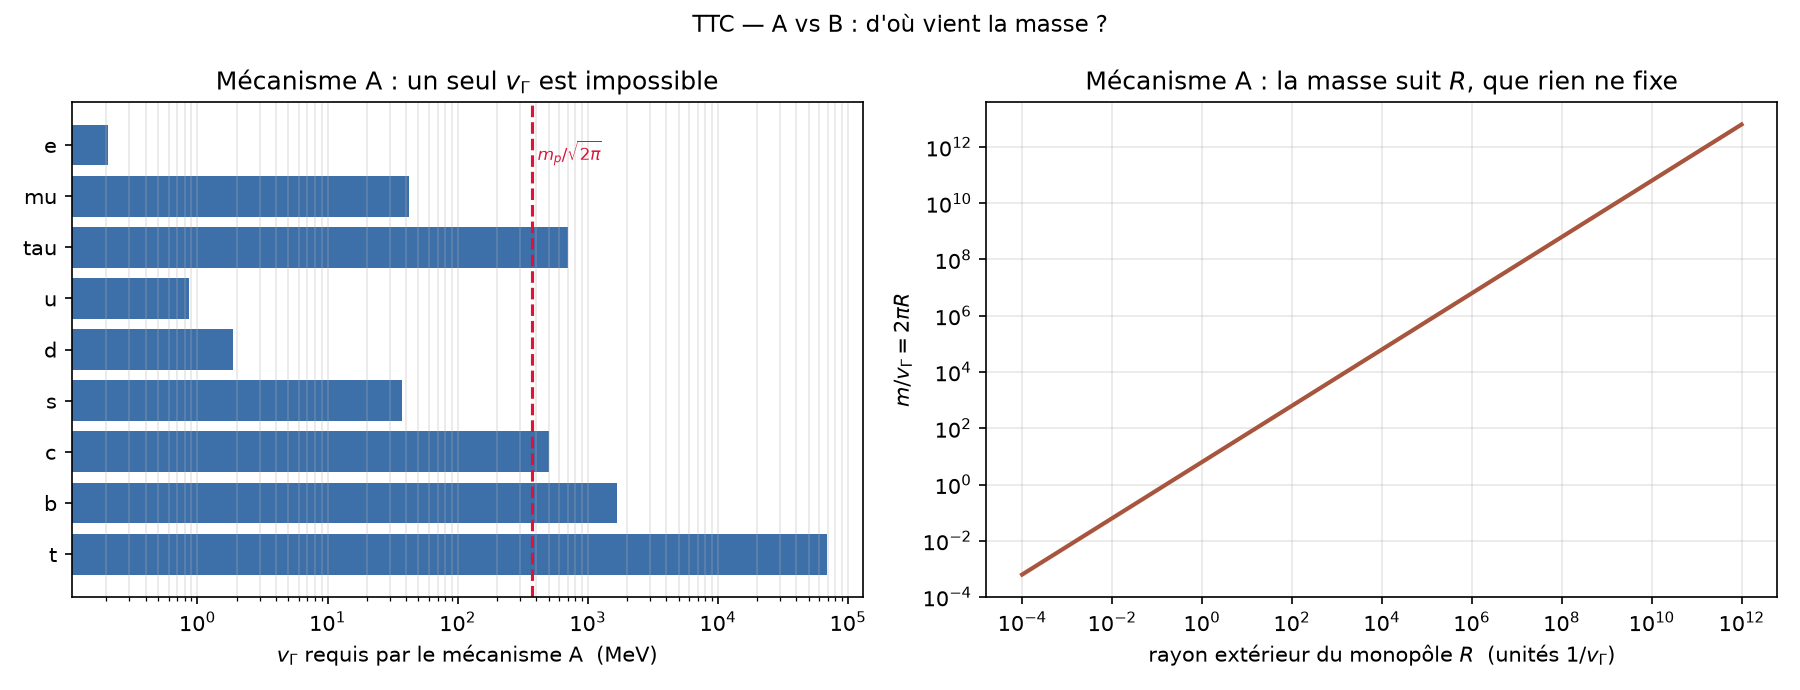

Write the Python code that produced this figure.
# -*- coding: utf-8 -*-
"""
TTC — Test discriminant entre les deux mecanismes de masse (A vs B)
===================================================================
Accompagne TTC-deliement-bilan-energetique.md, section 8.

Mecanisme A : la masse EST l'energie du noeud d'enroulement
              m c^2 = E_noeud = 2*pi*n^2*v_Gamma^2*R      (resultat du script
              ttc_deliement_barrier.py, terme de gradient dominant)

Mecanisme B : la masse est un couplage de Yukawa du fermion a Gamma
              (TTC-White-Paper.md, section 5, ou la derivation est declaree
              "non derivee")

Le test porte sur une unique question : le mecanisme A fournit-il une masse
PREDITE, ou seulement une masse REGLEE ?

Demonstration centrale (Partie 1) : la seule auto-consistance possible
    R = hbar/(m c)   (taille Compton, la seule echelle disponible)
injectee dans  m c^2 = 2*pi*n^2*v_Gamma^2*R  donne

    m^2 = 2*pi*n^2*v_Gamma^2    =>    m = sqrt(2*pi)*|n|*v_Gamma

c'est-a-dire une masse determinee a 100 % par |n| : aucun parametre continu,
donc aucune liberte pour ajuster le spectre. Les seules masses accessibles
sont celles d'un noeud unique (|n|=1), et les rapports de masse doivent etre
des RAPPORTS D'ENTIERS.

Sorties : ttc_mass_mechanism_test.json, ttc_mass_mechanism_test.png
"""

import json
import numpy as np

try:
    import matplotlib
    matplotlib.use("Agg")
    import matplotlib.pyplot as plt
    HAS_MPL = True
except ImportError:
    HAS_MPL = False

# ----------------------------------------------------------------------------
# Masses observees (PDG, MeV). Charges de couleur moyennaees pour les quarks.
# ----------------------------------------------------------------------------
FERMIONS = [
    ("e",           0.51099895000),
    ("mu",          105.6583755),
    ("tau",         1776.86),
    ("u (MSbar 2 GeV)",      2.16),
    ("d (MSbar 2 GeV)",      4.67),
    ("s (MSbar 2 GeV)",     93.4),
    ("c (MSbar 2 GeV)",   1270.0),
    ("b (MSbar 2 GeV)",   4180.0),
    ("t (MSbar)",       172690.0),
]


def part1_selfconsistent_mass(v_gamma=1.0, n_max=5):
    """m = sqrt(2 pi) |n| v_Gamma : le spectre entier tient dans |n|."""
    return [{"n": int(n),
             "m_over_vGamma": float(np.sqrt(2.0 * np.pi) * abs(n)),
             "m_over_m1": float(abs(n))} for n in range(1, n_max + 1)]


def part2_implied_vgamma(fermions):
    """Si le mecanisme A doit rendre compte de CHAQUE masse, quel v_Gamma faut-il ?

    m = sqrt(2 pi) |n| v_Gamma , |n| = 1 (noeud elementaire)
    => v_Gamma = m / sqrt(2 pi)
    """
    out = []
    for name, m in fermions:
        out.append({"fermion": name,
                    "m_MeV": m,
                    "v_gamma_required_MeV": float(m / np.sqrt(2.0 * np.pi))})
    vals = np.array([r["v_gamma_required_MeV"] for r in out])
    return out, float(vals.max() / vals.min())


def part3_r_unconstrained():
    """Sous A, la masse est E_noeud(R)/c^2 : elle suit R lineairement.

    R n'est fixe par AUCUNE equation du modele (c'est le rayon exterieur du
    monopole global). On balaye 12 decades de R et on regarde la masse.
    """
    v_gamma = 1.0
    rows = []
    for R in [1e-3, 1.0, 1e3, 1e6, 1e9]:
        m = 2.0 * np.pi * v_gamma ** 2 * R      # n = 1
        rows.append({"R": R, "m_over_vgamma": float(m)})
    masses = [r["m_over_vgamma"] for r in rows]
    return rows, float(max(masses) / min(masses))


def part4_ratio_test(fermions):
    """Test des rapports entiers : si m / m_e doit etre entier, quel ecart ?"""
    m_e = dict(fermions)["e"]
    rows = []
    for name, m in fermions:
        r = m / m_e
        k = round(r)
        rows.append({"fermion": name,
                     "ratio_to_e": float(r),
                     "nearest_int": int(k),
                     "rel_dev_if_int": float(abs(r - k) / r) if k else None})
    return rows


def main():
    L = []
    add = L.append

    # ------------------------------------------------------------------ P1
    add("=" * 78)
    add("PARTIE 1 — Auto-consistance du mecanisme A : la masse est-elle PREDITE ?")
    add("=" * 78)
    add("m c^2 = 2 pi n^2 v_G^2 R   et   R = hbar/(m c)")
    add("  =>  m^2 = 2 pi n^2 v_G^2   =>   m = sqrt(2 pi) |n| v_G")
    add("")
    add(f"{'|n|':>4} {'m/v_Gamma':>12} {'m/m_1':>8}")
    add("-" * 78)
    spec = part1_selfconsistent_mass()
    for r in spec:
        add(f"{r['n']:4d} {r['m_over_vGamma']:12.5f} {r['m_over_m1']:8.2f}")
    add("")
    add("=> Aucun parametre continu : le spectre est entierement determine par |n|.")
    add("   Les rapports de masse ne peuvent etre que des rapports d'ENTIERS.")
    add("   C'est une prediction, donc une prise pour la falsification.")

    # ------------------------------------------------------------------ P2
    add("")
    add("=" * 78)
    add("PARTIE 2 — v_Gamma exige par le mecanisme A, fermion par fermion")
    add("=" * 78)
    add("Si le noeud EST la particule, v_Gamma = m / sqrt(2 pi) doit etre unique.")
    add("")
    add(f"{'fermion':>20} {'m (MeV)':>14} {'v_Gamma requis (MeV)':>22}")
    add("-" * 78)
    vrows, spread = part2_implied_vgamma(FERMIONS)
    for r in vrows:
        add(f"{r['fermion']:>20} {r['m_MeV']:14.5g} {r['v_gamma_required_MeV']:22.5g}")
    add("-" * 78)
    add(f"  etalement max/min de v_Gamma exige : {spread:.3e}")
    add("")
    add("=> Un champ Gamma unique ne peut pas prendre ces valeurs simultanement.")
    add("   Le mecanisme A est REFUTE comme origine du spectre de masse.")

    # ------------------------------------------------------------------ P3
    add("")
    add("=" * 78)
    add("PARTIE 3 — Sous A, la masse n'est pas fixee : elle suit le rayon R")
    add("=" * 78)
    rrows, dyn = part3_r_unconstrained()
    add(f"{'R (unites 1/v_Gamma)':>22} {'m/v_Gamma':>16}")
    add("-" * 78)
    for r in rrows:
        add(f"{r['R']:22.3e} {r['m_over_vgamma']:16.5e}")
    add("-" * 78)
    add(f"  masse balayee sur 12 decades de R : facteur {dyn:.3e}")
    add("")
    add("=> R est le rayon exterieur du monopole GLOBAL : aucune equation de MCW-1")
    add("   ne le fixe. Le mecanisme A ne predit donc aucune masse.")


    # ------------------------------------------------------------------ P4
    add("")
    add("=" * 78)
    add("PARTIE 4 — Test des rapports entiers (corollaire falsifiable de A)")
    add("=" * 78)
    add(f"{'fermion':>20} {'m/m_e':>16} {'entier le plus proche':>22} {'ecart':>10}")
    add("-" * 78)
    rr = part4_ratio_test(FERMIONS)
    for r in rr:
        dev = "" if r["rel_dev_if_int"] is None else f"{100 * r['rel_dev_if_int']:9.3f}%"
        add(f"{r['fermion']:>20} {r['ratio_to_e']:16.6g} {r['nearest_int']:22d} {dev:>10}")
    add("")
    add("=> Test faible isolement (les entiers sont denses aux grands rapports),")
    add("   mais il est inutile : la Partie 1 suffit, et la Partie 2 tranche.")

    # ------------------------------------------------------------------ P5
    add("")
    add("=" * 78)
    add("VERDICT")
    add("=" * 78)
    add("A (masse = energie du noeud) : REFUTE comme mecanisme du spectre.")
    add("   - auto-consistance  => m = sqrt(2 pi)|n| v_Gamma (aucun parametre libre)")
    add("   - v_Gamma exige     => etale de %.1e entre electron et top" % spread)
    add("   - R non fixe        => masse arbitraire, donc non predictive")
    add("")
    add("B (masse = Yukawa a Gamma) : reste le seul mecanisme interne viable.")
    add("   CONSEQUENCE : denouer Phi ne change RIEN a la masse du fermion.")
    add("   Le fermion reste massif ; il n'y a pas de 'soliton de transit'")
    add("   sans masse a trouver. La premisse du deliement tombe, non par")
    add("   barrierre energetique, mais par ABSENCE DE MECANISME.")
    add("")
    add("C (troisieme voie, a instruire) : masse = VEV d'un champ distinct,")
    add("   le noeud etant un soliton SEPARE. Alors le deliement est une")
    add("   affirmation sur le soliton seul, et la masse n'est pas concernee.")
    add("   C'est la seule formulation ou le programme garde un sens physique.")

    txt = "\n".join(L)
    print(txt)

    payload = {
        "monopole_spectrum": spec,
        "vgamma_required": vrows,
        "vgamma_spread_max_over_min": spread,
        "mass_vs_R": rrows,
        "mass_dynamic_range_over_12_decades_R": dyn,
        "integer_ratio_test": rr,
        "verdict": {
            "A": "refute comme mecanisme du spectre de masse",
            "B": "seul mecanisme interne viable ; le deliement ne change pas la masse",
            "C": "troisieme voie a instruire : soliton separe de la masse",
        },
    }
    with open("ttc_mass_mechanism_test.json", "w", encoding="utf-8") as fh:
        json.dump(payload, fh, indent=2, ensure_ascii=False)

    if HAS_MPL:
        fig, ax = plt.subplots(1, 2, figsize=(12, 4.6))

        names = [r["fermion"].split(" ")[0] for r in vrows]
        vals = [r["v_gamma_required_MeV"] for r in vrows]
        ax[0].barh(names, vals, color="#3d6fa8")
        ax[0].set_xscale("log")
        ax[0].set_xlabel(r"$v_\Gamma$ requis par le mécanisme A  (MeV)")
        ax[0].set_title(r"Mécanisme A : un seul $v_\Gamma$ est impossible")
        ax[0].grid(alpha=0.3, axis="x", which="both")
        ax[0].invert_yaxis()
        ax[0].axvline(374.3, color="crimson", ls="--", lw=1.5)
        ax[0].text(374.3, 0.3, " $m_p/\\sqrt{2\\pi}$", color="crimson", fontsize=8)

        R = np.logspace(-4, 12, 200)
        ax[1].loglog(R, 2 * np.pi * R, lw=2, color="#a8553d")
        ax[1].set_xlabel(r"rayon extérieur du monopôle $R$  (unités $1/v_\Gamma$)")
        ax[1].set_ylabel(r"$m/v_\Gamma = 2\pi R$")
        ax[1].set_title(r"Mécanisme A : la masse suit $R$, que rien ne fixe")
        ax[1].grid(alpha=0.3, which="both")

        fig.suptitle("TTC — A vs B : d'où vient la masse ?", fontsize=11)
        fig.tight_layout()
        fig.savefig("ttc_mass_mechanism_test.png", dpi=150)
        print("\n[ok] ttc_mass_mechanism_test.png écrit")


if __name__ == "__main__":
    main()
